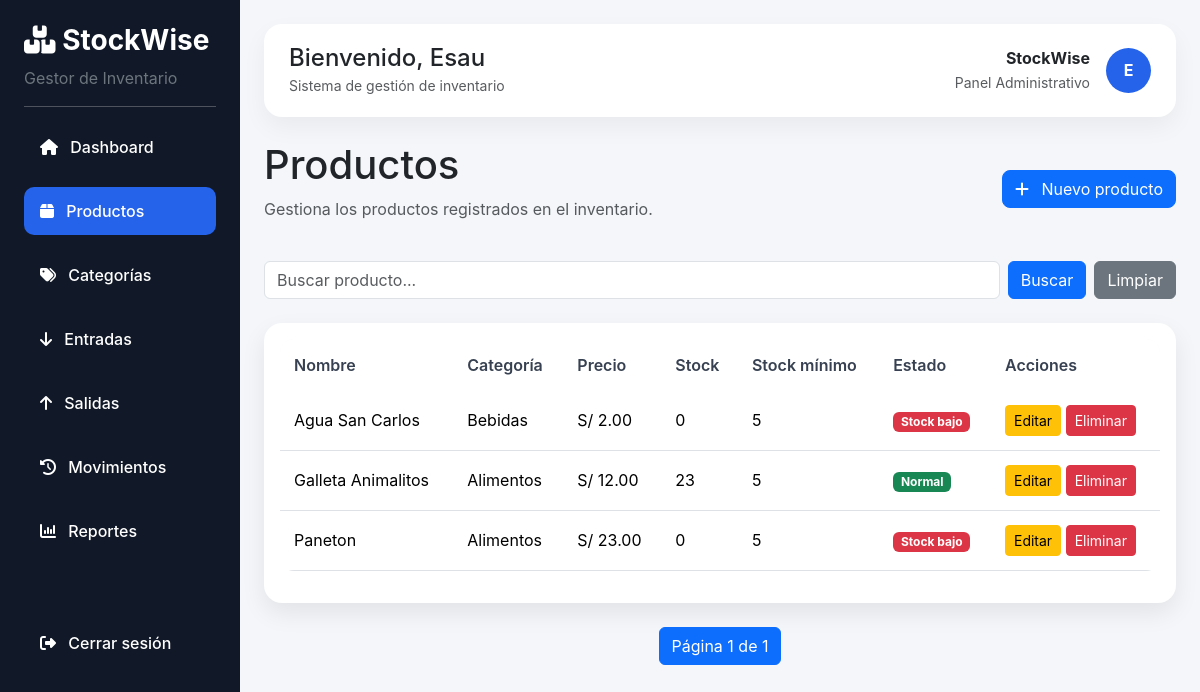
The page /productos/ (signed in) on the database its author committed.
### productos/models.py (models this page shows, shortened)
class Producto(models.Model):
    nombre = models.CharField(max_length=100)
    descripcion = models.TextField(blank=True)
    precio = models.DecimalField(max_digits=10, decimal_places=2)
    stock = models.IntegerField(default=0)
    stock_minimo = models.IntegerField(default=5)
    categoria = models.ForeignKey(Categoria, on_delete=models.CASCADE)

class Categoria(models.Model):
    nombre = models.CharField(max_length=100)

### productos/views.py (the view)
# urls.py: path('', views.lista_productos, name='lista_productos'),
@login_required(login_url='login')
def lista_productos(request):
    query = request.GET.get('buscar')
    categoria_id = request.GET.get('categoria')
    productos = Producto.objects.all()
    categorias = Categoria.objects.all()
    if query:
        productos = productos.filter(nombre__icontains=query)
    if categoria_id:
        productos = productos.filter(categoria_id=categoria_id)
    paginator = Paginator(productos, 10)
    page_number = request.GET.get('page')
    page_obj = paginator.get_page(page_number)
    return render(request, 'productos/lista.html', {
        'productos': page_obj,
        'page_obj': page_obj,
        'categorias': categorias,
        'query': query,
        'categoria_id': categoria_id
    })

### templates/productos/lista.html (shortened to what this page needs)
{% extends 'base.html' %}
{% block content %}
<div class="d-flex justify-content-between align-items-center mb-4">
    <div>
        <h1>Productos</h1>
        <p class="text-muted">Gestiona los productos registrados en el inventario.</p>
    </div>
    <a href="{% url 'crear_producto' %}" class="btn btn-primary rounded-3">
        <i class="fa-solid fa-plus me-2"></i>
        Nuevo producto
    </a>
</div>
<form method="GET" class="mb-4 d-flex">
    <input type="text" name="buscar" class="form-control me-2"
           placeholder="Buscar producto..." value="{{ query|default:'' }}">
    <button type="submit" class="btn btn-primary me-2">
        Buscar
    </button>
    <a href="{% url 'lista_productos' %}" class="btn btn-secondary">
        Limpiar
    </a>
</form>
<div class="card dashboard-card">
    <div class="card-body">
        <table class="table table-hover align-middle">
            <thead>
                <tr>
                    <th>Nombre</th>
                    <th>Categoría</th>
                    <th>Precio</th>
                    <th>Stock</th>
                    <th>Stock mínimo</th>
                    <th>Estado</th>
                    <th>Acciones</th>
                </tr>
            </thead>
            <tbody>
                {% for producto in productos %}
                <tr>
                    <td>{{ producto.nombre }}</td>
                    <td>{{ producto.categoria.nombre }}</td>
                    <td>S/ {{ producto.precio }}</td>
                    <td>{{ producto.stock }}</td>
                    <td>{{ producto.stock_minimo }}</td>
                    <td>
                        {% if producto.stock <= producto.stock_minimo %}
                            <span class="badge bg-danger">Stock bajo</span>
                        {% else %}
                            <span class="badge bg-success">Normal</span>
                        {% endif %}
                    </td>
                    <td>
                        <a href="{% url 'editar_producto' producto.id %}" class="btn btn-sm btn-warning">
                            Editar
                        </a>
                        <a href="{% url 'eliminar_producto' producto.id %}"
                           class="btn btn-sm btn-danger"
                           onclick="return confirm('¿Estás seguro de eliminar este producto?')">
                            Eliminar
                        </a>
                    </td>
                </tr>
                {% empty %}
                <tr>
                    <td colspan="7" class="text-center">
                        No hay productos registrados.
                    </td>
                </tr>
                {% endfor %}
            </tbody>
        </table>
    </div>
</div>
<nav class="mt-4">
    <ul class="pagination justify-content-center">
        <li class="page-item active">
            <span class="page-link">
                Página {{ page_obj.number }} de {{ page_obj.paginator.num_pages }}
            </span>
        </li>
    </ul>
</nav>
{% endblock %}

### templates/base.html (shortened to what this page needs)
{% load static %}
<!DOCTYPE html>
<html lang="es">
<head>
    <link href="https://cdn.jsdelivr.net/npm/bootstrap@5.3.3/dist/css/bootstrap.min.css" rel="stylesheet">
    <link rel="stylesheet" href="https://cdnjs.cloudflare.com/ajax/libs/font-awesome/6.5.1/css/all.min.css">
    <link rel="stylesheet" href="{% static 'css/styles.css' %}">
</head>
<body>
    <div class="d-flex">
        <aside class="sidebar text-white p-4">
            <h3 class="fw-bold">
                <i class="fa-solid fa-boxes-stacked"></i>
                StockWise
            </h3>
            <p class="text-secondary">
                Gestor de Inventario
            </p>
            <hr>
            <ul class="nav flex-column">
                <li class="nav-item mb-2">
                    <a href="{% url 'dashboard' %}"
                        class="nav-link text-white {% if request.path == '/' %}active{% endif %}">
                        <i class="fa-solid fa-house me-2"></i>
                        Dashboard
                    </a>
                </li>
                <li class="nav-item mb-2">
                    <a href="{% url 'lista_productos' %}"
                        class="nav-link text-white {% if '/productos/' in request.path and '/categorias/' not in request.path %}active{% endif %}">
                        <i class="fa-solid fa-box me-2"></i>
                        Productos
                    </a>
                </li>
                <li class="nav-item mb-2">
                    <a href="{% url 'lista_categorias' %}"
                        class="nav-link text-white {% if '/categorias/' in request.path %}active{% endif %}">
                        <i class="fa-solid fa-tags me-2"></i>
                        Categorías
                    </a>
                </li>
                <li class="nav-item mb-2">
                    <a href="{% url 'crear_entrada' %}"
                        class="nav-link text-white {% if '/entrada/' in request.path %}active{% endif %}">
                        <i class="fa-solid fa-arrow-down me-2"></i>
                        Entradas
                    </a>
                </li>
                <li class="nav-item mb-2">
                    <a href="{% url 'crear_salida' %}"
                        class="nav-link text-white {% if '/salida/' in request.path %}active{% endif %}">
                        <i class="fa-solid fa-arrow-up me-2"></i>
                        Salidas
                    </a>
                </li>
                <li class="nav-item mb-2">
                    <a href="{% url 'lista_movimientos' %}"
                        class="nav-link text-white {% if '/inventario/' in request.path %}active{% endif %}">
                        <i class="fa-solid fa-clock-rotate-left me-2"></i>
                        Movimientos
                    </a>
                </li>
                <li class="nav-item mb-2">
                    <a href="{% url 'reportes' %}"
                        class="nav-link text-white {% if '/reportes/' in request.path %}active{% endif %}">
                        <i class="fa-solid fa-chart-column me-2"></i>
                        Reportes
                    </a>
                </li>
                <li class="nav-item mt-5">
                    <a href="{% url 'logout' %}" class="nav-link text-white">
                        <i class="fa-solid fa-right-from-bracket me-2"></i>
                        Cerrar sesión
                    </a>
                </li>
            </ul>
        </aside>
        <main class="p-4 flex-grow-1">
            <div class="topbar mb-4">
                <div class="d-flex justify-content-between align-items-center">
                    <div>
                        <h4 class="mb-0">
                            Bienvenido, {{ request.user.username }}
                        </h4>
                        <small class="text-muted">
                            Sistema de gestión de inventario
                        </small>
                    </div>
                    <div class="d-flex align-items-center gap-3">
                        <div class="text-end">
                            <strong>StockWise</strong><br>
                            <small class="text-muted">
                                Panel Administrativo
                            </small>
                        </div>
                        <div class="avatar-circle">
                            {{ request.user.username|first|upper }}
                        </div>
                    </div>
                </div>
            </div>
            <div class="content-wrapper">
                {% block content %}
                {% endblock %}
            </div>
        </main>
    </div>
</body>
</html>

### static/css/styles.css (style rules this page uses)
body { font-family: 'Inter', Arial, sans-serif; background-color: #f4f6f9; }
.sidebar { background: #111827; min-height: 100vh; width: 240px; min-width: 240px; flex-shrink: 0; }
.sidebar .nav-link { border-radius: 10px; padding: 12px 16px; margin-bottom: 8px; font-weight: 500; }
.sidebar .nav-link.active { background: #2563eb; }
.dashboard-card { border: none; border-radius: 18px; box-shadow: 0 10px 25px rgba(0, 0, 0, 0.08); }
.content-wrapper { max-width: 1400px; margin: 0 auto; }
.topbar { background: white; padding: 20px 25px; border-radius: 18px; box-shadow: 0 10px 25px rgba(0, 0, 0, 0.05); }
.avatar-circle { width: 45px; height: 45px; background: #2563eb; color: white; border-radius: 50%; display: flex; align-items: center; justify-content: center; font-weight: bold; }
.dashboard-card { transition: transform 0.2s ease, box-shadow 0.2s ease; }
.table { border-radius: 14px; overflow: hidden; }
.table thead { background-color: #f8fafc; }
.table thead th { font-weight: 600; color: #374151; border-bottom: none; }
.table tbody tr { transition: background-color 0.2s ease; }
.table td, .table th { vertical-align: middle; padding: 14px; }

### rows shown on the page
Producto: nombre "Agua San Carlos", categoria.nombre "Bebidas", precio "2.00", stock "0", stock_minimo "5", shows "Stock bajo"
Producto: nombre "Galleta Animalitos", categoria.nombre "Alimentos", precio "12.00", stock "23", stock_minimo "5", shows "Normal"
Producto: nombre "Paneton", categoria.nombre "Alimentos", precio "23.00", stock "0", stock_minimo "5", shows "Stock bajo"

### other values the page prints
{{ request.user.username }} "Esau"
{{ request.user.username|first|upper }} "E"
{{ page_obj.number }} "1"
{{ page_obj.paginator.num_pages }} "1"
